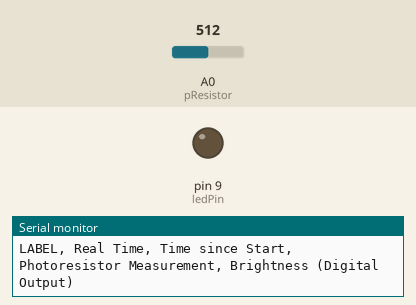
Recording of a sketch running on a simulated Arduino Uno, built with avr-gcc and run on an emulated ATmega328P. Shown: output pins drawn as LEDs (lit = HIGH), the last lines printed to the serial monitor. The test bench sets the inputs (shaded band); at power-on: A0 (pResistor) = 512.

Above: at 0.1 s.
At 4.2 s:
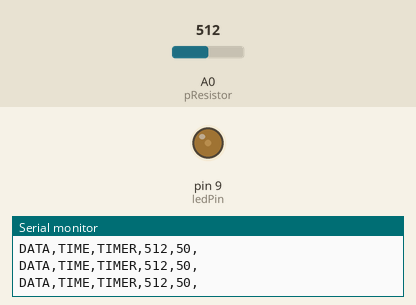
4.3 s: A0 (pResistor) set to 983
7.3 s: A0 (pResistor) set to 1011
At 7.3 s:
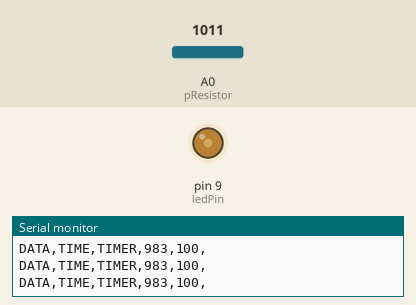
Timing chart, 0 to 23.8 s (numbered marks = the images above; inputs shaded):
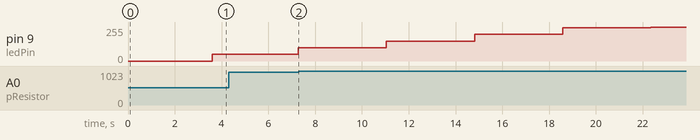

Measured:
- the behaviour switches between 999 and 1000 on A0 (pResistor) (found by bisection; images 1 and 2)

The sketch:

led_repeat_value.ino
```cpp
/*
  Original: Michalis Vasilakis    // Date: 8/06/2015 // www.ardumotive.com
  Added:  [Arduino Fade Sample Code - public domain] // https://www.arduino.cc/en/Tutorial/BuiltInExamples/Fade
  Edited: Juan Banchs             // Date: 5/16/2021 // http://juanbanchs.webflow.io/
*/

//Constants
const int pResistor = A0; // Photoresistor at Arduino analog pin A0
const int ledPin = 9; // Led pin at Arduino pin 9
const int PHOTORESISTOR_THRESHOLD = 700; // Change this until its sensitive enough (0-1023)
const int TIME_DELAY = 1000; // In miliseconds

//Variables
int pResistor_value; // Store value from photoresistor (0-1023)
int brightness = 0;    // how bright the LED is (0-255)
int fadeAmount = 50;    // how many points to fade the LED by


// Code
void setup() {
  // Communication Setup:
  // analogReadResolution(12); // If we are using Arduino DUE => Use maximum bit rate.
  // Otherwise, max is automatically used
  Serial.begin(9600); // Acceptable value

  // Pin Setup:
  pinMode(ledPin, OUTPUT);  // Set lepPin - 9 pin as an output
  pinMode(pResistor, INPUT);// Set pResistor - A0 pin as an input (optional)

  // PLX-DAQ Setup:
  Serial.println("CLEARDATA"); // Clears up any data left from previous projects
  // Always write "LABEL," then "column headers"
  Serial.println("LABEL, Real Time, Time since Start, Photoresistor Measurement, Brightness (Digital Output)");
  // Serial.println(", Other Measurement"); // If you need any other measurements
  Serial.println("RESETTIMER"); // Resets timer to 0
}

void loop() {

  // Set the brightness of LED:
  analogWrite(ledPin, brightness);

  // Prepare next loop:
  brightness = brightness + fadeAmount; // Change the brightness for next time through the loop
  if (brightness <= 0 || brightness >= 255) // Reverse fading direction at the end of the fades
  {fadeAmount = -fadeAmount;}

  // Delay so that the photoresistor has time to change:
  delay(TIME_DELAY);

  // Repeat measurement 100 times
  for (int i = 0; i <= 100; i++) {
    // Read new photoresistor value:
    pResistor_value = analogRead(pResistor);
//    Serial.println(pResistor_value);

    // Write to PLX-Daq (Excel)
    Serial.print("DATA,TIME,TIMER,"); // Current Time, Time since start
    Serial.print(pResistor_value); Serial.print(",");
    Serial.print(brightness); Serial.print(",");
    // int Adata = 3; Serial.print(Adata); // If you need any other measurements
    Serial.println(); // Move to next row
//    delay(TIME_DELAY);
  }

}
```
